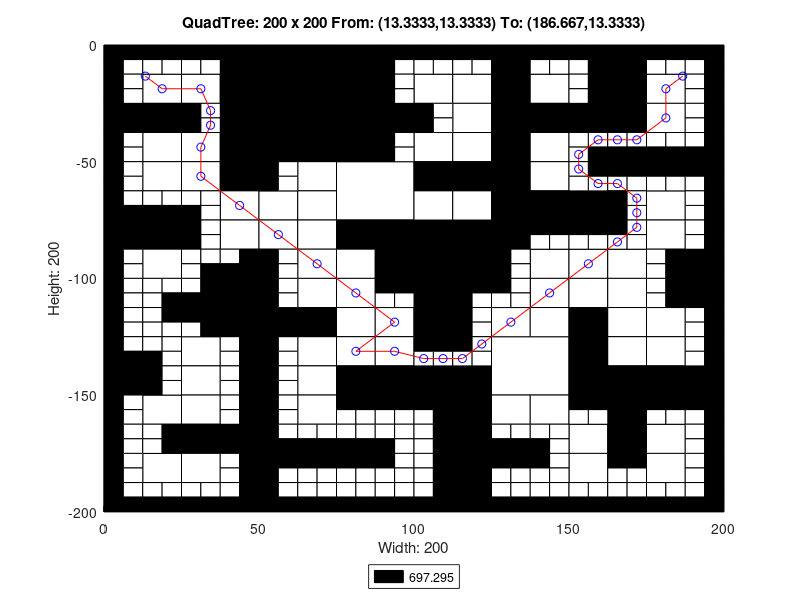

Source code (MATLAB):
axis([0 200 -200 0]);
title('QuadTree: 200 x 200 From: (13.3333,13.3333) To: (186.667,13.3333)');
xlabel('Width: 200');
ylabel('Height: 200');
rectangle('Position',[50 -25 25 25], 'FaceColor',[0 0 0]);
rectangle('Position',[50 -50 25 25], 'FaceColor',[0 0 0]);
rectangle('Position',[75 -75 25 25], 'FaceColor',[1 1 1]);
rectangle('Position',[100 -100 25 25], 'FaceColor',[0 0 0]);
rectangle('Position',[125 -150 25 25], 'FaceColor',[1 1 1]);
rectangle('Position',[12.5 -25 12.5 12.5], 'FaceColor',[1 1 1]);
rectangle('Position',[37.5 -12.5 12.5 12.5], 'FaceColor',[0 0 0]);
rectangle('Position',[25 -25 12.5 12.5], 'FaceColor',[1 1 1]);
rectangle('Position',[37.5 -25 12.5 12.5], 'FaceColor',[0 0 0]);
rectangle('Position',[0 -37.5 12.5 12.5], 'FaceColor',[0 0 0]);
rectangle('Position',[12.5 -37.5 12.5 12.5], 'FaceColor',[0 0 0]);
rectangle('Position',[12.5 -50 12.5 12.5], 'FaceColor',[1 1 1]);
rectangle('Position',[37.5 -37.5 12.5 12.5], 'FaceColor',[0 0 0]);
rectangle('Position',[25 -50 12.5 12.5], 'FaceColor',[1 1 1]);
rectangle('Position',[37.5 -50 12.5 12.5], 'FaceColor',[0 0 0]);
rectangle('Position',[75 -12.5 12.5 12.5], 'FaceColor',[0 0 0]);
rectangle('Position',[75 -25 12.5 12.5], 'FaceColor',[0 0 0]);
rectangle('Position',[75 -37.5 12.5 12.5], 'FaceColor',[0 0 0]);
rectangle('Position',[87.5 -37.5 12.5 12.5], 'FaceColor',[0 0 0]);
rectangle('Position',[75 -50 12.5 12.5], 'FaceColor',[0 0 0]);
rectangle('Position',[12.5 -62.5 12.5 12.5], 'FaceColor',[1 1 1]);
rectangle('Position',[25 -62.5 12.5 12.5], 'FaceColor',[1 1 1]);
rectangle('Position',[37.5 -62.5 12.5 12.5], 'FaceColor',[0 0 0]);
rectangle('Position',[37.5 -75 12.5 12.5], 'FaceColor',[1 1 1]);
rectangle('Position',[0 -87.5 12.5 12.5], 'FaceColor',[0 0 0]);
rectangle('Position',[12.5 -87.5 12.5 12.5], 'FaceColor',[0 0 0]);
rectangle('Position',[12.5 -100 12.5 12.5], 'FaceColor',[1 1 1]);
rectangle('Position',[37.5 -87.5 12.5 12.5], 'FaceColor',[1 1 1]);
rectangle('Position',[62.5 -62.5 12.5 12.5], 'FaceColor',[1 1 1]);
rectangle('Position',[50 -75 12.5 12.5], 'FaceColor',[1 1 1]);
rectangle('Position',[62.5 -75 12.5 12.5], 'FaceColor',[1 1 1]);
rectangle('Position',[50 -87.5 12.5 12.5], 'FaceColor',[1 1 1]);
rectangle('Position',[62.5 -87.5 12.5 12.5], 'FaceColor',[1 1 1]);
rectangle('Position',[62.5 -100 12.5 12.5], 'FaceColor',[1 1 1]);
rectangle('Position',[75 -87.5 12.5 12.5], 'FaceColor',[0 0 0]);
rectangle('Position',[87.5 -87.5 12.5 12.5], 'FaceColor',[0 0 0]);
rectangle('Position',[75 -100 12.5 12.5], 'FaceColor',[1 1 1]);
rectangle('Position',[87.5 -100 12.5 12.5], 'FaceColor',[0 0 0]);
rectangle('Position',[100 -25 12.5 12.5], 'FaceColor',[1 1 1]);
rectangle('Position',[112.5 -25 12.5 12.5], 'FaceColor',[1 1 1]);
rectangle('Position',[125 -12.5 12.5 12.5], 'FaceColor',[0 0 0]);
rectangle('Position',[125 -25 12.5 12.5], 'FaceColor',[0 0 0]);
rectangle('Position',[137.5 -25 12.5 12.5], 'FaceColor',[1 1 1]);
rectangle('Position',[112.5 -37.5 12.5 12.5], 'FaceColor',[1 1 1]);
rectangle('Position',[100 -50 12.5 12.5], 'FaceColor',[1 1 1]);
rectangle('Position',[112.5 -50 12.5 12.5], 'FaceColor',[1 1 1]);
rectangle('Position',[125 -37.5 12.5 12.5], 'FaceColor',[0 0 0]);
rectangle('Position',[137.5 -37.5 12.5 12.5], 'FaceColor',[0 0 0]);
rectangle('Position',[125 -50 12.5 12.5], 'FaceColor',[0 0 0]);
rectangle('Position',[137.5 -50 12.5 12.5], 'FaceColor',[1 1 1]);
rectangle('Position',[162.5 -12.5 12.5 12.5], 'FaceColor',[0 0 0]);
rectangle('Position',[162.5 -25 12.5 12.5], 'FaceColor',[0 0 0]);
rectangle('Position',[175 -25 12.5 12.5], 'FaceColor',[1 1 1]);
rectangle('Position',[150 -37.5 12.5 12.5], 'FaceColor',[0 0 0]);
rectangle('Position',[162.5 -37.5 12.5 12.5], 'FaceColor',[0 0 0]);
rectangle('Position',[175 -37.5 12.5 12.5], 'FaceColor',[1 1 1]);
rectangle('Position',[100 -62.5 12.5 12.5], 'FaceColor',[0 0 0]);
rectangle('Position',[112.5 -62.5 12.5 12.5], 'FaceColor',[0 0 0]);
rectangle('Position',[100 -75 12.5 12.5], 'FaceColor',[1 1 1]);
rectangle('Position',[112.5 -75 12.5 12.5], 'FaceColor',[1 1 1]);
rectangle('Position',[125 -62.5 12.5 12.5], 'FaceColor',[0 0 0]);
rectangle('Position',[137.5 -62.5 12.5 12.5], 'FaceColor',[1 1 1]);
rectangle('Position',[125 -75 12.5 12.5], 'FaceColor',[0 0 0]);
rectangle('Position',[137.5 -75 12.5 12.5], 'FaceColor',[0 0 0]);
rectangle('Position',[125 -87.5 12.5 12.5], 'FaceColor',[0 0 0]);
rectangle('Position',[137.5 -100 12.5 12.5], 'FaceColor',[1 1 1]);
rectangle('Position',[150 -75 12.5 12.5], 'FaceColor',[0 0 0]);
rectangle('Position',[175 -75 12.5 12.5], 'FaceColor',[1 1 1]);
rectangle('Position',[150 -100 12.5 12.5], 'FaceColor',[1 1 1]);
rectangle('Position',[162.5 -100 12.5 12.5], 'FaceColor',[1 1 1]);
rectangle('Position',[175 -87.5 12.5 12.5], 'FaceColor',[1 1 1]);
rectangle('Position',[187.5 -100 12.5 12.5], 'FaceColor',[0 0 0]);
rectangle('Position',[37.5 -112.5 12.5 12.5], 'FaceColor',[0 0 0]);
rectangle('Position',[37.5 -125 12.5 12.5], 'FaceColor',[0 0 0]);
rectangle('Position',[0 -150 12.5 12.5], 'FaceColor',[0 0 0]);
rectangle('Position',[25 -137.5 12.5 12.5], 'FaceColor',[1 1 1]);
rectangle('Position',[25 -150 12.5 12.5], 'FaceColor',[1 1 1]);
rectangle('Position',[62.5 -112.5 12.5 12.5], 'FaceColor',[1 1 1]);
rectangle('Position',[50 -125 12.5 12.5], 'FaceColor',[0 0 0]);
rectangle('Position',[62.5 -125 12.5 12.5], 'FaceColor',[0 0 0]);
rectangle('Position',[75 -112.5 12.5 12.5], 'FaceColor',[1 1 1]);
rectangle('Position',[75 -125 12.5 12.5], 'FaceColor',[1 1 1]);
rectangle('Position',[87.5 -125 12.5 12.5], 'FaceColor',[1 1 1]);
rectangle('Position',[62.5 -137.5 12.5 12.5], 'FaceColor',[1 1 1]);
rectangle('Position',[62.5 -150 12.5 12.5], 'FaceColor',[1 1 1]);
rectangle('Position',[75 -137.5 12.5 12.5], 'FaceColor',[1 1 1]);
rectangle('Position',[87.5 -137.5 12.5 12.5], 'FaceColor',[1 1 1]);
rectangle('Position',[75 -150 12.5 12.5], 'FaceColor',[0 0 0]);
rectangle('Position',[87.5 -150 12.5 12.5], 'FaceColor',[0 0 0]);
rectangle('Position',[12.5 -162.5 12.5 12.5], 'FaceColor',[1 1 1]);
rectangle('Position',[25 -162.5 12.5 12.5], 'FaceColor',[1 1 1]);
rectangle('Position',[25 -175 12.5 12.5], 'FaceColor',[0 0 0]);
rectangle('Position',[37.5 -175 12.5 12.5], 'FaceColor',[0 0 0]);
rectangle('Position',[12.5 -187.5 12.5 12.5], 'FaceColor',[1 1 1]);
rectangle('Position',[25 -187.5 12.5 12.5], 'FaceColor',[1 1 1]);
rectangle('Position',[62.5 -162.5 12.5 12.5], 'FaceColor',[1 1 1]);
rectangle('Position',[100 -112.5 12.5 12.5], 'FaceColor',[0 0 0]);
rectangle('Position',[100 -125 12.5 12.5], 'FaceColor',[0 0 0]);
rectangle('Position',[137.5 -112.5 12.5 12.5], 'FaceColor',[1 1 1]);
rectangle('Position',[125 -125 12.5 12.5], 'FaceColor',[1 1 1]);
rectangle('Position',[137.5 -125 12.5 12.5], 'FaceColor',[1 1 1]);
rectangle('Position',[100 -150 12.5 12.5], 'FaceColor',[0 0 0]);
rectangle('Position',[112.5 -150 12.5 12.5], 'FaceColor',[0 0 0]);
rectangle('Position',[150 -112.5 12.5 12.5], 'FaceColor',[1 1 1]);
rectangle('Position',[162.5 -112.5 12.5 12.5], 'FaceColor',[1 1 1]);
rectangle('Position',[150 -125 12.5 12.5], 'FaceColor',[0 0 0]);
rectangle('Position',[162.5 -125 12.5 12.5], 'FaceColor',[1 1 1]);
rectangle('Position',[187.5 -112.5 12.5 12.5], 'FaceColor',[0 0 0]);
rectangle('Position',[175 -125 12.5 12.5], 'FaceColor',[1 1 1]);
rectangle('Position',[150 -137.5 12.5 12.5], 'FaceColor',[0 0 0]);
rectangle('Position',[162.5 -137.5 12.5 12.5], 'FaceColor',[1 1 1]);
rectangle('Position',[150 -150 12.5 12.5], 'FaceColor',[0 0 0]);
rectangle('Position',[162.5 -150 12.5 12.5], 'FaceColor',[0 0 0]);
rectangle('Position',[175 -137.5 12.5 12.5], 'FaceColor',[1 1 1]);
rectangle('Position',[175 -150 12.5 12.5], 'FaceColor',[0 0 0]);
rectangle('Position',[187.5 -150 12.5 12.5], 'FaceColor',[0 0 0]);
rectangle('Position',[112.5 -162.5 12.5 12.5], 'FaceColor',[0 0 0]);
rectangle('Position',[112.5 -175 12.5 12.5], 'FaceColor',[0 0 0]);
rectangle('Position',[125 -162.5 12.5 12.5], 'FaceColor',[1 1 1]);
rectangle('Position',[137.5 -162.5 12.5 12.5], 'FaceColor',[1 1 1]);
rectangle('Position',[112.5 -187.5 12.5 12.5], 'FaceColor',[0 0 0]);
rectangle('Position',[112.5 -200 12.5 12.5], 'FaceColor',[0 0 0]);
rectangle('Position',[162.5 -162.5 12.5 12.5], 'FaceColor',[0 0 0]);
rectangle('Position',[150 -175 12.5 12.5], 'FaceColor',[1 1 1]);
rectangle('Position',[162.5 -175 12.5 12.5], 'FaceColor',[0 0 0]);
rectangle('Position',[175 -175 12.5 12.5], 'FaceColor',[1 1 1]);
rectangle('Position',[150 -187.5 12.5 12.5], 'FaceColor',[1 1 1]);
rectangle('Position',[175 -187.5 12.5 12.5], 'FaceColor',[1 1 1]);
rectangle('Position',[0 -6.25 6.25 6.25], 'FaceColor',[0 0 0]);
rectangle('Position',[6.25 -6.25 6.25 6.25], 'FaceColor',[0 0 0]);
rectangle('Position',[0 -12.5 6.25 6.25], 'FaceColor',[0 0 0]);
rectangle('Position',[6.25 -12.5 6.25 6.25], 'FaceColor',[1 1 1]);
rectangle('Position',[12.5 -6.25 6.25 6.25], 'FaceColor',[0 0 0]);
rectangle('Position',[18.75 -6.25 6.25 6.25], 'FaceColor',[0 0 0]);
rectangle('Position',[12.5 -12.5 6.25 6.25], 'FaceColor',[1 1 1]);
rectangle('Position',[18.75 -12.5 6.25 6.25], 'FaceColor',[1 1 1]);
rectangle('Position',[0 -18.75 6.25 6.25], 'FaceColor',[0 0 0]);
rectangle('Position',[6.25 -18.75 6.25 6.25], 'FaceColor',[1 1 1]);
rectangle('Position',[0 -25 6.25 6.25], 'FaceColor',[0 0 0]);
rectangle('Position',[6.25 -25 6.25 6.25], 'FaceColor',[1 1 1]);
rectangle('Position',[25 -6.25 6.25 6.25], 'FaceColor',[0 0 0]);
rectangle('Position',[31.25 -6.25 6.25 6.25], 'FaceColor',[0 0 0]);
rectangle('Position',[25 -12.5 6.25 6.25], 'FaceColor',[1 1 1]);
rectangle('Position',[31.25 -12.5 6.25 6.25], 'FaceColor',[1 1 1]);
rectangle('Position',[0 -43.75 6.25 6.25], 'FaceColor',[0 0 0]);
rectangle('Position',[6.25 -43.75 6.25 6.25], 'FaceColor',[1 1 1]);
rectangle('Position',[0 -50 6.25 6.25], 'FaceColor',[0 0 0]);
rectangle('Position',[6.25 -50 6.25 6.25], 'FaceColor',[1 1 1]);
rectangle('Position',[25 -31.25 6.25 6.25], 'FaceColor',[0 0 0]);
rectangle('Position',[31.25 -31.25 6.25 6.25], 'FaceColor',[1 1 1]);
rectangle('Position',[25 -37.5 6.25 6.25], 'FaceColor',[0 0 0]);
rectangle('Position',[31.25 -37.5 6.25 6.25], 'FaceColor',[1 1 1]);
rectangle('Position',[87.5 -6.25 6.25 6.25], 'FaceColor',[0 0 0]);
rectangle('Position',[93.75 -6.25 6.25 6.25], 'FaceColor',[0 0 0]);
rectangle('Position',[87.5 -12.5 6.25 6.25], 'FaceColor',[0 0 0]);
rectangle('Position',[93.75 -12.5 6.25 6.25], 'FaceColor',[1 1 1]);
rectangle('Position',[87.5 -18.75 6.25 6.25], 'FaceColor',[0 0 0]);
rectangle('Position',[93.75 -18.75 6.25 6.25], 'FaceColor',[1 1 1]);
rectangle('Position',[87.5 -25 6.25 6.25], 'FaceColor',[0 0 0]);
rectangle('Position',[93.75 -25 6.25 6.25], 'FaceColor',[1 1 1]);
rectangle('Position',[87.5 -43.75 6.25 6.25], 'FaceColor',[0 0 0]);
rectangle('Position',[93.75 -43.75 6.25 6.25], 'FaceColor',[1 1 1]);
rectangle('Position',[87.5 -50 6.25 6.25], 'FaceColor',[0 0 0]);
rectangle('Position',[93.75 -50 6.25 6.25], 'FaceColor',[1 1 1]);
rectangle('Position',[0 -56.25 6.25 6.25], 'FaceColor',[0 0 0]);
rectangle('Position',[6.25 -56.25 6.25 6.25], 'FaceColor',[1 1 1]);
rectangle('Position',[0 -62.5 6.25 6.25], 'FaceColor',[0 0 0]);
rectangle('Position',[6.25 -62.5 6.25 6.25], 'FaceColor',[1 1 1]);
rectangle('Position',[0 -68.75 6.25 6.25], 'FaceColor',[0 0 0]);
rectangle('Position',[6.25 -68.75 6.25 6.25], 'FaceColor',[1 1 1]);
rectangle('Position',[0 -75 6.25 6.25], 'FaceColor',[0 0 0]);
rectangle('Position',[6.25 -75 6.25 6.25], 'FaceColor',[0 0 0]);
rectangle('Position',[12.5 -68.75 6.25 6.25], 'FaceColor',[1 1 1]);
rectangle('Position',[18.75 -68.75 6.25 6.25], 'FaceColor',[1 1 1]);
rectangle('Position',[12.5 -75 6.25 6.25], 'FaceColor',[0 0 0]);
rectangle('Position',[18.75 -75 6.25 6.25], 'FaceColor',[0 0 0]);
rectangle('Position',[25 -68.75 6.25 6.25], 'FaceColor',[1 1 1]);
rectangle('Position',[31.25 -68.75 6.25 6.25], 'FaceColor',[1 1 1]);
rectangle('Position',[25 -75 6.25 6.25], 'FaceColor',[0 0 0]);
rectangle('Position',[31.25 -75 6.25 6.25], 'FaceColor',[1 1 1]);
rectangle('Position',[0 -93.75 6.25 6.25], 'FaceColor',[0 0 0]);
rectangle('Position',[6.25 -93.75 6.25 6.25], 'FaceColor',[1 1 1]);
rectangle('Position',[0 -100 6.25 6.25], 'FaceColor',[0 0 0]);
rectangle('Position',[6.25 -100 6.25 6.25], 'FaceColor',[1 1 1]);
rectangle('Position',[25 -81.25 6.25 6.25], 'FaceColor',[0 0 0]);
rectangle('Position',[31.25 -81.25 6.25 6.25], 'FaceColor',[1 1 1]);
rectangle('Position',[25 -87.5 6.25 6.25], 'FaceColor',[0 0 0]);
rectangle('Position',[31.25 -87.5 6.25 6.25], 'FaceColor',[1 1 1]);
rectangle('Position',[25 -93.75 6.25 6.25], 'FaceColor',[1 1 1]);
rectangle('Position',[31.25 -93.75 6.25 6.25], 'FaceColor',[1 1 1]);
rectangle('Position',[25 -100 6.25 6.25], 'FaceColor',[1 1 1]);
rectangle('Position',[31.25 -100 6.25 6.25], 'FaceColor',[0 0 0]);
rectangle('Position',[37.5 -93.75 6.25 6.25], 'FaceColor',[1 1 1]);
rectangle('Position',[43.75 -93.75 6.25 6.25], 'FaceColor',[0 0 0]);
rectangle('Position',[37.5 -100 6.25 6.25], 'FaceColor',[0 0 0]);
rectangle('Position',[43.75 -100 6.25 6.25], 'FaceColor',[0 0 0]);
rectangle('Position',[50 -56.25 6.25 6.25], 'FaceColor',[0 0 0]);
rectangle('Position',[56.25 -56.25 6.25 6.25], 'FaceColor',[1 1 1]);
rectangle('Position',[50 -62.5 6.25 6.25], 'FaceColor',[0 0 0]);
rectangle('Position',[56.25 -62.5 6.25 6.25], 'FaceColor',[1 1 1]);
rectangle('Position',[50 -93.75 6.25 6.25], 'FaceColor',[0 0 0]);
rectangle('Position',[56.25 -93.75 6.25 6.25], 'FaceColor',[1 1 1]);
rectangle('Position',[50 -100 6.25 6.25], 'FaceColor',[0 0 0]);
rectangle('Position',[56.25 -100 6.25 6.25], 'FaceColor',[1 1 1]);
rectangle('Position',[100 -6.25 6.25 6.25], 'FaceColor',[0 0 0]);
rectangle('Position',[106.25 -6.25 6.25 6.25], 'FaceColor',[0 0 0]);
rectangle('Position',[100 -12.5 6.25 6.25], 'FaceColor',[1 1 1]);
rectangle('Position',[106.25 -12.5 6.25 6.25], 'FaceColor',[1 1 1]);
rectangle('Position',[112.5 -6.25 6.25 6.25], 'FaceColor',[0 0 0]);
rectangle('Position',[118.75 -6.25 6.25 6.25], 'FaceColor',[0 0 0]);
rectangle('Position',[112.5 -12.5 6.25 6.25], 'FaceColor',[1 1 1]);
rectangle('Position',[118.75 -12.5 6.25 6.25], 'FaceColor',[1 1 1]);
rectangle('Position',[137.5 -6.25 6.25 6.25], 'FaceColor',[0 0 0]);
rectangle('Position',[143.75 -6.25 6.25 6.25], 'FaceColor',[0 0 0]);
rectangle('Position',[137.5 -12.5 6.25 6.25], 'FaceColor',[1 1 1]);
rectangle('Position',[143.75 -12.5 6.25 6.25], 'FaceColor',[1 1 1]);
rectangle('Position',[100 -31.25 6.25 6.25], 'FaceColor',[0 0 0]);
rectangle('Position',[106.25 -31.25 6.25 6.25], 'FaceColor',[1 1 1]);
rectangle('Position',[100 -37.5 6.25 6.25], 'FaceColor',[0 0 0]);
rectangle('Position',[106.25 -37.5 6.25 6.25], 'FaceColor',[1 1 1]);
rectangle('Position',[150 -6.25 6.25 6.25], 'FaceColor',[0 0 0]);
rectangle('Position',[156.25 -6.25 6.25 6.25], 'FaceColor',[0 0 0]);
rectangle('Position',[150 -12.5 6.25 6.25], 'FaceColor',[1 1 1]);
rectangle('Position',[156.25 -12.5 6.25 6.25], 'FaceColor',[0 0 0]);
rectangle('Position',[150 -18.75 6.25 6.25], 'FaceColor',[1 1 1]);
rectangle('Position',[156.25 -18.75 6.25 6.25], 'FaceColor',[0 0 0]);
rectangle('Position',[150 -25 6.25 6.25], 'FaceColor',[1 1 1]);
rectangle('Position',[156.25 -25 6.25 6.25], 'FaceColor',[0 0 0]);
rectangle('Position',[175 -6.25 6.25 6.25], 'FaceColor',[0 0 0]);
rectangle('Position',[181.25 -6.25 6.25 6.25], 'FaceColor',[0 0 0]);
rectangle('Position',[175 -12.5 6.25 6.25], 'FaceColor',[1 1 1]);
rectangle('Position',[181.25 -12.5 6.25 6.25], 'FaceColor',[1 1 1]);
rectangle('Position',[187.5 -6.25 6.25 6.25], 'FaceColor',[0 0 0]);
rectangle('Position',[193.75 -6.25 6.25 6.25], 'FaceColor',[0 0 0]);
rectangle('Position',[187.5 -12.5 6.25 6.25], 'FaceColor',[1 1 1]);
rectangle('Position',[193.75 -12.5 6.25 6.25], 'FaceColor',[0 0 0]);
rectangle('Position',[187.5 -18.75 6.25 6.25], 'FaceColor',[1 1 1]);
rectangle('Position',[193.75 -18.75 6.25 6.25], 'FaceColor',[0 0 0]);
rectangle('Position',[187.5 -25 6.25 6.25], 'FaceColor',[1 1 1]);
rectangle('Position',[193.75 -25 6.25 6.25], 'FaceColor',[0 0 0]);
rectangle('Position',[150 -43.75 6.25 6.25], 'FaceColor',[1 1 1]);
rectangle('Position',[156.25 -43.75 6.25 6.25], 'FaceColor',[1 1 1]);
rectangle('Position',[150 -50 6.25 6.25], 'FaceColor',[1 1 1]);
rectangle('Position',[156.25 -50 6.25 6.25], 'FaceColor',[0 0 0]);
rectangle('Position',[162.5 -43.75 6.25 6.25], 'FaceColor',[1 1 1]);
rectangle('Position',[168.75 -43.75 6.25 6.25], 'FaceColor',[1 1 1]);
rectangle('Position',[162.5 -50 6.25 6.25], 'FaceColor',[0 0 0]);
rectangle('Position',[168.75 -50 6.25 6.25], 'FaceColor',[0 0 0]);
rectangle('Position',[187.5 -31.25 6.25 6.25], 'FaceColor',[1 1 1]);
rectangle('Position',[193.75 -31.25 6.25 6.25], 'FaceColor',[0 0 0]);
rectangle('Position',[187.5 -37.5 6.25 6.25], 'FaceColor',[1 1 1]);
rectangle('Position',[193.75 -37.5 6.25 6.25], 'FaceColor',[0 0 0]);
rectangle('Position',[175 -43.75 6.25 6.25], 'FaceColor',[1 1 1]);
rectangle('Position',[181.25 -43.75 6.25 6.25], 'FaceColor',[1 1 1]);
rectangle('Position',[175 -50 6.25 6.25], 'FaceColor',[0 0 0]);
rectangle('Position',[181.25 -50 6.25 6.25], 'FaceColor',[0 0 0]);
rectangle('Position',[187.5 -43.75 6.25 6.25], 'FaceColor',[1 1 1]);
rectangle('Position',[193.75 -43.75 6.25 6.25], 'FaceColor',[0 0 0]);
rectangle('Position',[187.5 -50 6.25 6.25], 'FaceColor',[0 0 0]);
rectangle('Position',[193.75 -50 6.25 6.25], 'FaceColor',[0 0 0]);
rectangle('Position',[137.5 -81.25 6.25 6.25], 'FaceColor',[0 0 0]);
rectangle('Position',[143.75 -81.25 6.25 6.25], 'FaceColor',[0 0 0]);
rectangle('Position',[137.5 -87.5 6.25 6.25], 'FaceColor',[1 1 1]);
rectangle('Position',[143.75 -87.5 6.25 6.25], 'FaceColor',[1 1 1]);
rectangle('Position',[125 -93.75 6.25 6.25], 'FaceColor',[0 0 0]);
rectangle('Position',[131.25 -93.75 6.25 6.25], 'FaceColor',[1 1 1]);
rectangle('Position',[125 -100 6.25 6.25], 'FaceColor',[0 0 0]);
rectangle('Position',[131.25 -100 6.25 6.25], 'FaceColor',[1 1 1]);
rectangle('Position',[150 -56.25 6.25 6.25], 'FaceColor',[1 1 1]);
rectangle('Position',[156.25 -56.25 6.25 6.25], 'FaceColor',[0 0 0]);
rectangle('Position',[150 -62.5 6.25 6.25], 'FaceColor',[1 1 1]);
rectangle('Position',[156.25 -62.5 6.25 6.25], 'FaceColor',[1 1 1]);
rectangle('Position',[162.5 -56.25 6.25 6.25], 'FaceColor',[0 0 0]);
rectangle('Position',[168.75 -56.25 6.25 6.25], 'FaceColor',[0 0 0]);
rectangle('Position',[162.5 -62.5 6.25 6.25], 'FaceColor',[1 1 1]);
rectangle('Position',[168.75 -62.5 6.25 6.25], 'FaceColor',[1 1 1]);
rectangle('Position',[162.5 -68.75 6.25 6.25], 'FaceColor',[0 0 0]);
rectangle('Position',[168.75 -68.75 6.25 6.25], 'FaceColor',[1 1 1]);
rectangle('Position',[162.5 -75 6.25 6.25], 'FaceColor',[0 0 0]);
rectangle('Position',[168.75 -75 6.25 6.25], 'FaceColor',[1 1 1]);
rectangle('Position',[175 -56.25 6.25 6.25], 'FaceColor',[0 0 0]);
rectangle('Position',[181.25 -56.25 6.25 6.25], 'FaceColor',[0 0 0]);
rectangle('Position',[175 -62.5 6.25 6.25], 'FaceColor',[1 1 1]);
rectangle('Position',[181.25 -62.5 6.25 6.25], 'FaceColor',[1 1 1]);
rectangle('Position',[187.5 -56.25 6.25 6.25], 'FaceColor',[0 0 0]);
rectangle('Position',[193.75 -56.25 6.25 6.25], 'FaceColor',[0 0 0]);
rectangle('Position',[187.5 -62.5 6.25 6.25], 'FaceColor',[1 1 1]);
rectangle('Position',[193.75 -62.5 6.25 6.25], 'FaceColor',[0 0 0]);
rectangle('Position',[187.5 -68.75 6.25 6.25], 'FaceColor',[1 1 1]);
rectangle('Position',[193.75 -68.75 6.25 6.25], 'FaceColor',[0 0 0]);
rectangle('Position',[187.5 -75 6.25 6.25], 'FaceColor',[1 1 1]);
rectangle('Position',[193.75 -75 6.25 6.25], 'FaceColor',[0 0 0]);
rectangle('Position',[150 -81.25 6.25 6.25], 'FaceColor',[0 0 0]);
rectangle('Position',[156.25 -81.25 6.25 6.25], 'FaceColor',[0 0 0]);
rectangle('Position',[150 -87.5 6.25 6.25], 'FaceColor',[1 1 1]);
rectangle('Position',[156.25 -87.5 6.25 6.25], 'FaceColor',[1 1 1]);
rectangle('Position',[162.5 -81.25 6.25 6.25], 'FaceColor',[0 0 0]);
rectangle('Position',[168.75 -81.25 6.25 6.25], 'FaceColor',[1 1 1]);
rectangle('Position',[162.5 -87.5 6.25 6.25], 'FaceColor',[1 1 1]);
rectangle('Position',[168.75 -87.5 6.25 6.25], 'FaceColor',[1 1 1]);
rectangle('Position',[187.5 -81.25 6.25 6.25], 'FaceColor',[1 1 1]);
rectangle('Position',[193.75 -81.25 6.25 6.25], 'FaceColor',[0 0 0]);
rectangle('Position',[187.5 -87.5 6.25 6.25], 'FaceColor',[1 1 1]);
rectangle('Position',[193.75 -87.5 6.25 6.25], 'FaceColor',[0 0 0]);
rectangle('Position',[175 -93.75 6.25 6.25], 'FaceColor',[1 1 1]);
rectangle('Position',[181.25 -93.75 6.25 6.25], 'FaceColor',[0 0 0]);
rectangle('Position',[175 -100 6.25 6.25], 'FaceColor',[1 1 1]);
rectangle('Position',[181.25 -100 6.25 6.25], 'FaceColor',[0 0 0]);
rectangle('Position',[0 -106.25 6.25 6.25], 'FaceColor',[0 0 0]);
rectangle('Position',[6.25 -106.25 6.25 6.25], 'FaceColor',[1 1 1]);
rectangle('Position',[0 -112.5 6.25 6.25], 'FaceColor',[0 0 0]);
rectangle('Position',[6.25 -112.5 6.25 6.25], 'FaceColor',[1 1 1]);
rectangle('Position',[12.5 -106.25 6.25 6.25], 'FaceColor',[1 1 1]);
rectangle('Position',[18.75 -106.25 6.25 6.25], 'FaceColor',[1 1 1]);
rectangle('Position',[12.5 -112.5 6.25 6.25], 'FaceColor',[1 1 1]);
rectangle('Position',[18.75 -112.5 6.25 6.25], 'FaceColor',[0 0 0]);
rectangle('Position',[0 -118.75 6.25 6.25], 'FaceColor',[0 0 0]);
rectangle('Position',[6.25 -118.75 6.25 6.25], 'FaceColor',[1 1 1]);
rectangle('Position',[0 -125 6.25 6.25], 'FaceColor',[0 0 0]);
rectangle('Position',[6.25 -125 6.25 6.25], 'FaceColor',[1 1 1]);
rectangle('Position',[12.5 -118.75 6.25 6.25], 'FaceColor',[1 1 1]);
rectangle('Position',[18.75 -118.75 6.25 6.25], 'FaceColor',[0 0 0]);
rectangle('Position',[12.5 -125 6.25 6.25], 'FaceColor',[1 1 1]);
rectangle('Position',[18.75 -125 6.25 6.25], 'FaceColor',[1 1 1]);
rectangle('Position',[25 -106.25 6.25 6.25], 'FaceColor',[1 1 1]);
rectangle('Position',[31.25 -106.25 6.25 6.25], 'FaceColor',[0 0 0]);
rectangle('Position',[25 -112.5 6.25 6.25], 'FaceColor',[0 0 0]);
rectangle('Position',[31.25 -112.5 6.25 6.25], 'FaceColor',[0 0 0]);
rectangle('Position',[25 -118.75 6.25 6.25], 'FaceColor',[0 0 0]);
rectangle('Position',[31.25 -118.75 6.25 6.25], 'FaceColor',[0 0 0]);
rectangle('Position',[25 -125 6.25 6.25], 'FaceColor',[1 1 1]);
rectangle('Position',[31.25 -125 6.25 6.25], 'FaceColor',[0 0 0]);
rectangle('Position',[0 -131.25 6.25 6.25], 'FaceColor',[0 0 0]);
rectangle('Position',[6.25 -131.25 6.25 6.25], 'FaceColor',[1 1 1]);
rectangle('Position',[0 -137.5 6.25 6.25], 'FaceColor',[0 0 0]);
rectangle('Position',[6.25 -137.5 6.25 6.25], 'FaceColor',[0 0 0]);
rectangle('Position',[12.5 -131.25 6.25 6.25], 'FaceColor',[1 1 1]);
rectangle('Position',[18.75 -131.25 6.25 6.25], 'FaceColor',[1 1 1]);
rectangle('Position',[12.5 -137.5 6.25 6.25], 'FaceColor',[0 0 0]);
rectangle('Position',[18.75 -137.5 6.25 6.25], 'FaceColor',[1 1 1]);
rectangle('Position',[12.5 -143.75 6.25 6.25], 'FaceColor',[0 0 0]);
rectangle('Position',[18.75 -143.75 6.25 6.25], 'FaceColor',[1 1 1]);
rectangle('Position',[12.5 -150 6.25 6.25], 'FaceColor',[0 0 0]);
rectangle('Position',[18.75 -150 6.25 6.25], 'FaceColor',[1 1 1]);
rectangle('Position',[37.5 -131.25 6.25 6.25], 'FaceColor',[1 1 1]);
rectangle('Position',[43.75 -131.25 6.25 6.25], 'FaceColor',[0 0 0]);
rectangle('Position',[37.5 -137.5 6.25 6.25], 'FaceColor',[1 1 1]);
rectangle('Position',[43.75 -137.5 6.25 6.25], 'FaceColor',[0 0 0]);
rectangle('Position',[37.5 -143.75 6.25 6.25], 'FaceColor',[1 1 1]);
rectangle('Position',[43.75 -143.75 6.25 6.25], 'FaceColor',[0 0 0]);
rectangle('Position',[37.5 -150 6.25 6.25], 'FaceColor',[1 1 1]);
rectangle('Position',[43.75 -150 6.25 6.25], 'FaceColor',[0 0 0]);
rectangle('Position',[50 -106.25 6.25 6.25], 'FaceColor',[0 0 0]);
rectangle('Position',[56.25 -106.25 6.25 6.25], 'FaceColor',[1 1 1]);
rectangle('Position',[50 -112.5 6.25 6.25], 'FaceColor',[0 0 0]);
rectangle('Position',[56.25 -112.5 6.25 6.25], 'FaceColor',[1 1 1]);
rectangle('Position',[87.5 -106.25 6.25 6.25], 'FaceColor',[0 0 0]);
rectangle('Position',[93.75 -106.25 6.25 6.25], 'FaceColor',[0 0 0]);
rectangle('Position',[87.5 -112.5 6.25 6.25], 'FaceColor',[1 1 1]);
rectangle('Position',[93.75 -112.5 6.25 6.25], 'FaceColor',[1 1 1]);
rectangle('Position',[50 -131.25 6.25 6.25], 'FaceColor',[0 0 0]);
rectangle('Position',[56.25 -131.25 6.25 6.25], 'FaceColor',[1 1 1]);
rectangle('Position',[50 -137.5 6.25 6.25], 'FaceColor',[0 0 0]);
rectangle('Position',[56.25 -137.5 6.25 6.25], 'FaceColor',[1 1 1]);
rectangle('Position',[50 -143.75 6.25 6.25], 'FaceColor',[0 0 0]);
rectangle('Position',[56.25 -143.75 6.25 6.25], 'FaceColor',[1 1 1]);
rectangle('Position',[50 -150 6.25 6.25], 'FaceColor',[0 0 0]);
rectangle('Position',[56.25 -150 6.25 6.25], 'FaceColor',[1 1 1]);
rectangle('Position',[0 -156.25 6.25 6.25], 'FaceColor',[0 0 0]);
rectangle('Position',[6.25 -156.25 6.25 6.25], 'FaceColor',[1 1 1]);
rectangle('Position',[0 -162.5 6.25 6.25], 'FaceColor',[0 0 0]);
rectangle('Position',[6.25 -162.5 6.25 6.25], 'FaceColor',[1 1 1]);
rectangle('Position',[0 -168.75 6.25 6.25], 'FaceColor',[0 0 0]);
rectangle('Position',[6.25 -168.75 6.25 6.25], 'FaceColor',[1 1 1]);
rectangle('Position',[0 -175 6.25 6.25], 'FaceColor',[0 0 0]);
rectangle('Position',[6.25 -175 6.25 6.25], 'FaceColor',[1 1 1]);
rectangle('Position',[12.5 -168.75 6.25 6.25], 'FaceColor',[1 1 1]);
rectangle('Position',[18.75 -168.75 6.25 6.25], 'FaceColor',[0 0 0]);
rectangle('Position',[12.5 -175 6.25 6.25], 'FaceColor',[1 1 1]);
rectangle('Position',[18.75 -175 6.25 6.25], 'FaceColor',[0 0 0]);
rectangle('Position',[37.5 -156.25 6.25 6.25], 'FaceColor',[1 1 1]);
rectangle('Position',[43.75 -156.25 6.25 6.25], 'FaceColor',[0 0 0]);
rectangle('Position',[37.5 -162.5 6.25 6.25], 'FaceColor',[1 1 1]);
rectangle('Position',[43.75 -162.5 6.25 6.25], 'FaceColor',[0 0 0]);
rectangle('Position',[0 -181.25 6.25 6.25], 'FaceColor',[0 0 0]);
rectangle('Position',[6.25 -181.25 6.25 6.25], 'FaceColor',[1 1 1]);
rectangle('Position',[0 -187.5 6.25 6.25], 'FaceColor',[0 0 0]);
rectangle('Position',[6.25 -187.5 6.25 6.25], 'FaceColor',[1 1 1]);
rectangle('Position',[0 -193.75 6.25 6.25], 'FaceColor',[0 0 0]);
rectangle('Position',[6.25 -193.75 6.25 6.25], 'FaceColor',[1 1 1]);
rectangle('Position',[0 -200 6.25 6.25], 'FaceColor',[0 0 0]);
rectangle('Position',[6.25 -200 6.25 6.25], 'FaceColor',[0 0 0]);
rectangle('Position',[12.5 -193.75 6.25 6.25], 'FaceColor',[1 1 1]);
rectangle('Position',[18.75 -193.75 6.25 6.25], 'FaceColor',[1 1 1]);
rectangle('Position',[12.5 -200 6.25 6.25], 'FaceColor',[0 0 0]);
rectangle('Position',[18.75 -200 6.25 6.25], 'FaceColor',[0 0 0]);
rectangle('Position',[37.5 -181.25 6.25 6.25], 'FaceColor',[1 1 1]);
rectangle('Position',[43.75 -181.25 6.25 6.25], 'FaceColor',[0 0 0]);
rectangle('Position',[37.5 -187.5 6.25 6.25], 'FaceColor',[1 1 1]);
rectangle('Position',[43.75 -187.5 6.25 6.25], 'FaceColor',[0 0 0]);
rectangle('Position',[25 -193.75 6.25 6.25], 'FaceColor',[1 1 1]);
rectangle('Position',[31.25 -193.75 6.25 6.25], 'FaceColor',[1 1 1]);
rectangle('Position',[25 -200 6.25 6.25], 'FaceColor',[0 0 0]);
rectangle('Position',[31.25 -200 6.25 6.25], 'FaceColor',[0 0 0]);
rectangle('Position',[37.5 -193.75 6.25 6.25], 'FaceColor',[1 1 1]);
rectangle('Position',[43.75 -193.75 6.25 6.25], 'FaceColor',[0 0 0]);
rectangle('Position',[37.5 -200 6.25 6.25], 'FaceColor',[0 0 0]);
rectangle('Position',[43.75 -200 6.25 6.25], 'FaceColor',[0 0 0]);
rectangle('Position',[50 -156.25 6.25 6.25], 'FaceColor',[0 0 0]);
rectangle('Position',[56.25 -156.25 6.25 6.25], 'FaceColor',[1 1 1]);
rectangle('Position',[50 -162.5 6.25 6.25], 'FaceColor',[0 0 0]);
rectangle('Position',[56.25 -162.5 6.25 6.25], 'FaceColor',[1 1 1]);
rectangle('Position',[50 -168.75 6.25 6.25], 'FaceColor',[0 0 0]);
rectangle('Position',[56.25 -168.75 6.25 6.25], 'FaceColor',[1 1 1]);
rectangle('Position',[50 -175 6.25 6.25], 'FaceColor',[0 0 0]);
rectangle('Position',[56.25 -175 6.25 6.25], 'FaceColor',[0 0 0]);
rectangle('Position',[62.5 -168.75 6.25 6.25], 'FaceColor',[1 1 1]);
rectangle('Position',[68.75 -168.75 6.25 6.25], 'FaceColor',[1 1 1]);
rectangle('Position',[62.5 -175 6.25 6.25], 'FaceColor',[0 0 0]);
rectangle('Position',[68.75 -175 6.25 6.25], 'FaceColor',[0 0 0]);
rectangle('Position',[75 -156.25 6.25 6.25], 'FaceColor',[0 0 0]);
rectangle('Position',[81.25 -156.25 6.25 6.25], 'FaceColor',[0 0 0]);
rectangle('Position',[75 -162.5 6.25 6.25], 'FaceColor',[1 1 1]);
rectangle('Position',[81.25 -162.5 6.25 6.25], 'FaceColor',[1 1 1]);
rectangle('Position',[87.5 -156.25 6.25 6.25], 'FaceColor',[0 0 0]);
rectangle('Position',[93.75 -156.25 6.25 6.25], 'FaceColor',[0 0 0]);
rectangle('Position',[87.5 -162.5 6.25 6.25], 'FaceColor',[1 1 1]);
rectangle('Position',[93.75 -162.5 6.25 6.25], 'FaceColor',[1 1 1]);
rectangle('Position',[75 -168.75 6.25 6.25], 'FaceColor',[1 1 1]);
rectangle('Position',[81.25 -168.75 6.25 6.25], 'FaceColor',[1 1 1]);
rectangle('Position',[75 -175 6.25 6.25], 'FaceColor',[0 0 0]);
rectangle('Position',[81.25 -175 6.25 6.25], 'FaceColor',[0 0 0]);
rectangle('Position',[87.5 -168.75 6.25 6.25], 'FaceColor',[1 1 1]);
rectangle('Position',[93.75 -168.75 6.25 6.25], 'FaceColor',[1 1 1]);
rectangle('Position',[87.5 -175 6.25 6.25], 'FaceColor',[0 0 0]);
rectangle('Position',[93.75 -175 6.25 6.25], 'FaceColor',[1 1 1]);
rectangle('Position',[50 -181.25 6.25 6.25], 'FaceColor',[0 0 0]);
rectangle('Position',[56.25 -181.25 6.25 6.25], 'FaceColor',[0 0 0]);
rectangle('Position',[50 -187.5 6.25 6.25], 'FaceColor',[0 0 0]);
rectangle('Position',[56.25 -187.5 6.25 6.25], 'FaceColor',[1 1 1]);
rectangle('Position',[62.5 -181.25 6.25 6.25], 'FaceColor',[0 0 0]);
rectangle('Position',[68.75 -181.25 6.25 6.25], 'FaceColor',[0 0 0]);
rectangle('Position',[62.5 -187.5 6.25 6.25], 'FaceColor',[1 1 1]);
rectangle('Position',[68.75 -187.5 6.25 6.25], 'FaceColor',[1 1 1]);
rectangle('Position',[50 -193.75 6.25 6.25], 'FaceColor',[0 0 0]);
rectangle('Position',[56.25 -193.75 6.25 6.25], 'FaceColor',[1 1 1]);
rectangle('Position',[50 -200 6.25 6.25], 'FaceColor',[0 0 0]);
rectangle('Position',[56.25 -200 6.25 6.25], 'FaceColor',[0 0 0]);
rectangle('Position',[62.5 -193.75 6.25 6.25], 'FaceColor',[1 1 1]);
rectangle('Position',[68.75 -193.75 6.25 6.25], 'FaceColor',[1 1 1]);
rectangle('Position',[62.5 -200 6.25 6.25], 'FaceColor',[0 0 0]);
rectangle('Position',[68.75 -200 6.25 6.25], 'FaceColor',[0 0 0]);
rectangle('Position',[75 -181.25 6.25 6.25], 'FaceColor',[0 0 0]);
rectangle('Position',[81.25 -181.25 6.25 6.25], 'FaceColor',[0 0 0]);
rectangle('Position',[75 -187.5 6.25 6.25], 'FaceColor',[1 1 1]);
rectangle('Position',[81.25 -187.5 6.25 6.25], 'FaceColor',[1 1 1]);
rectangle('Position',[87.5 -181.25 6.25 6.25], 'FaceColor',[0 0 0]);
rectangle('Position',[93.75 -181.25 6.25 6.25], 'FaceColor',[1 1 1]);
rectangle('Position',[87.5 -187.5 6.25 6.25], 'FaceColor',[1 1 1]);
rectangle('Position',[93.75 -187.5 6.25 6.25], 'FaceColor',[1 1 1]);
rectangle('Position',[75 -193.75 6.25 6.25], 'FaceColor',[1 1 1]);
rectangle('Position',[81.25 -193.75 6.25 6.25], 'FaceColor',[1 1 1]);
rectangle('Position',[75 -200 6.25 6.25], 'FaceColor',[0 0 0]);
rectangle('Position',[81.25 -200 6.25 6.25], 'FaceColor',[0 0 0]);
rectangle('Position',[87.5 -193.75 6.25 6.25], 'FaceColor',[1 1 1]);
rectangle('Position',[93.75 -193.75 6.25 6.25], 'FaceColor',[1 1 1]);
rectangle('Position',[87.5 -200 6.25 6.25], 'FaceColor',[0 0 0]);
rectangle('Position',[93.75 -200 6.25 6.25], 'FaceColor',[0 0 0]);
rectangle('Position',[112.5 -106.25 6.25 6.25], 'FaceColor',[0 0 0]);
rectangle('Position',[118.75 -106.25 6.25 6.25], 'FaceColor',[0 0 0]);
rectangle('Position',[112.5 -112.5 6.25 6.25], 'FaceColor',[0 0 0]);
rectangle('Position',[118.75 -112.5 6.25 6.25], 'FaceColor',[1 1 1]);
rectangle('Position',[112.5 -118.75 6.25 6.25], 'FaceColor',[0 0 0]);
rectangle('Position',[118.75 -118.75 6.25 6.25], 'FaceColor',[1 1 1]);
rectangle('Position',[112.5 -125 6.25 6.25], 'FaceColor',[0 0 0]);
rectangle('Position',[118.75 -125 6.25 6.25], 'FaceColor',[1 1 1]);
rectangle('Position',[125 -106.25 6.25 6.25], 'FaceColor',[0 0 0]);
rectangle('Position',[131.25 -106.25 6.25 6.25], 'FaceColor',[1 1 1]);
rectangle('Position',[125 -112.5 6.25 6.25], 'FaceColor',[1 1 1]);
rectangle('Position',[131.25 -112.5 6.25 6.25], 'FaceColor',[1 1 1]);
rectangle('Position',[100 -131.25 6.25 6.25], 'FaceColor',[0 0 0]);
rectangle('Position',[106.25 -131.25 6.25 6.25], 'FaceColor',[0 0 0]);
rectangle('Position',[100 -137.5 6.25 6.25], 'FaceColor',[1 1 1]);
rectangle('Position',[106.25 -137.5 6.25 6.25], 'FaceColor',[1 1 1]);
rectangle('Position',[112.5 -131.25 6.25 6.25], 'FaceColor',[0 0 0]);
rectangle('Position',[118.75 -131.25 6.25 6.25], 'FaceColor',[1 1 1]);
rectangle('Position',[112.5 -137.5 6.25 6.25], 'FaceColor',[1 1 1]);
rectangle('Position',[118.75 -137.5 6.25 6.25], 'FaceColor',[1 1 1]);
rectangle('Position',[175 -106.25 6.25 6.25], 'FaceColor',[1 1 1]);
rectangle('Position',[181.25 -106.25 6.25 6.25], 'FaceColor',[0 0 0]);
rectangle('Position',[175 -112.5 6.25 6.25], 'FaceColor',[1 1 1]);
rectangle('Position',[181.25 -112.5 6.25 6.25], 'FaceColor',[0 0 0]);
rectangle('Position',[187.5 -118.75 6.25 6.25], 'FaceColor',[1 1 1]);
rectangle('Position',[193.75 -118.75 6.25 6.25], 'FaceColor',[0 0 0]);
rectangle('Position',[187.5 -125 6.25 6.25], 'FaceColor',[1 1 1]);
rectangle('Position',[193.75 -125 6.25 6.25], 'FaceColor',[0 0 0]);
rectangle('Position',[187.5 -131.25 6.25 6.25], 'FaceColor',[1 1 1]);
rectangle('Position',[193.75 -131.25 6.25 6.25], 'FaceColor',[0 0 0]);
rectangle('Position',[187.5 -137.5 6.25 6.25], 'FaceColor',[1 1 1]);
rectangle('Position',[193.75 -137.5 6.25 6.25], 'FaceColor',[0 0 0]);
rectangle('Position',[100 -156.25 6.25 6.25], 'FaceColor',[0 0 0]);
rectangle('Position',[106.25 -156.25 6.25 6.25], 'FaceColor',[0 0 0]);
rectangle('Position',[100 -162.5 6.25 6.25], 'FaceColor',[1 1 1]);
rectangle('Position',[106.25 -162.5 6.25 6.25], 'FaceColor',[0 0 0]);
rectangle('Position',[100 -168.75 6.25 6.25], 'FaceColor',[1 1 1]);
rectangle('Position',[106.25 -168.75 6.25 6.25], 'FaceColor',[0 0 0]);
rectangle('Position',[100 -175 6.25 6.25], 'FaceColor',[1 1 1]);
rectangle('Position',[106.25 -175 6.25 6.25], 'FaceColor',[0 0 0]);
rectangle('Position',[125 -168.75 6.25 6.25], 'FaceColor',[1 1 1]);
rectangle('Position',[131.25 -168.75 6.25 6.25], 'FaceColor',[1 1 1]);
rectangle('Position',[125 -175 6.25 6.25], 'FaceColor',[0 0 0]);
rectangle('Position',[131.25 -175 6.25 6.25], 'FaceColor',[0 0 0]);
rectangle('Position',[137.5 -168.75 6.25 6.25], 'FaceColor',[1 1 1]);
rectangle('Position',[143.75 -168.75 6.25 6.25], 'FaceColor',[1 1 1]);
rectangle('Position',[137.5 -175 6.25 6.25], 'FaceColor',[0 0 0]);
rectangle('Position',[143.75 -175 6.25 6.25], 'FaceColor',[1 1 1]);
rectangle('Position',[100 -181.25 6.25 6.25], 'FaceColor',[1 1 1]);
rectangle('Position',[106.25 -181.25 6.25 6.25], 'FaceColor',[0 0 0]);
rectangle('Position',[100 -187.5 6.25 6.25], 'FaceColor',[1 1 1]);
rectangle('Position',[106.25 -187.5 6.25 6.25], 'FaceColor',[0 0 0]);
rectangle('Position',[100 -193.75 6.25 6.25], 'FaceColor',[1 1 1]);
rectangle('Position',[106.25 -193.75 6.25 6.25], 'FaceColor',[0 0 0]);
rectangle('Position',[100 -200 6.25 6.25], 'FaceColor',[0 0 0]);
rectangle('Position',[106.25 -200 6.25 6.25], 'FaceColor',[0 0 0]);
rectangle('Position',[125 -181.25 6.25 6.25], 'FaceColor',[0 0 0]);
rectangle('Position',[131.25 -181.25 6.25 6.25], 'FaceColor',[0 0 0]);
rectangle('Position',[125 -187.5 6.25 6.25], 'FaceColor',[1 1 1]);
rectangle('Position',[131.25 -187.5 6.25 6.25], 'FaceColor',[1 1 1]);
rectangle('Position',[137.5 -181.25 6.25 6.25], 'FaceColor',[0 0 0]);
rectangle('Position',[143.75 -181.25 6.25 6.25], 'FaceColor',[1 1 1]);
rectangle('Position',[137.5 -187.5 6.25 6.25], 'FaceColor',[1 1 1]);
rectangle('Position',[143.75 -187.5 6.25 6.25], 'FaceColor',[1 1 1]);
rectangle('Position',[125 -193.75 6.25 6.25], 'FaceColor',[1 1 1]);
rectangle('Position',[131.25 -193.75 6.25 6.25], 'FaceColor',[1 1 1]);
rectangle('Position',[125 -200 6.25 6.25], 'FaceColor',[0 0 0]);
rectangle('Position',[131.25 -200 6.25 6.25], 'FaceColor',[0 0 0]);
rectangle('Position',[137.5 -193.75 6.25 6.25], 'FaceColor',[1 1 1]);
rectangle('Position',[143.75 -193.75 6.25 6.25], 'FaceColor',[1 1 1]);
rectangle('Position',[137.5 -200 6.25 6.25], 'FaceColor',[0 0 0]);
rectangle('Position',[143.75 -200 6.25 6.25], 'FaceColor',[0 0 0]);
rectangle('Position',[150 -156.25 6.25 6.25], 'FaceColor',[0 0 0]);
rectangle('Position',[156.25 -156.25 6.25 6.25], 'FaceColor',[0 0 0]);
rectangle('Position',[150 -162.5 6.25 6.25], 'FaceColor',[1 1 1]);
rectangle('Position',[156.25 -162.5 6.25 6.25], 'FaceColor',[1 1 1]);
rectangle('Position',[175 -156.25 6.25 6.25], 'FaceColor',[0 0 0]);
rectangle('Position',[181.25 -156.25 6.25 6.25], 'FaceColor',[0 0 0]);
rectangle('Position',[175 -162.5 6.25 6.25], 'FaceColor',[1 1 1]);
rectangle('Position',[181.25 -162.5 6.25 6.25], 'FaceColor',[1 1 1]);
rectangle('Position',[187.5 -156.25 6.25 6.25], 'FaceColor',[0 0 0]);
rectangle('Position',[193.75 -156.25 6.25 6.25], 'FaceColor',[0 0 0]);
rectangle('Position',[187.5 -162.5 6.25 6.25], 'FaceColor',[1 1 1]);
rectangle('Position',[193.75 -162.5 6.25 6.25], 'FaceColor',[0 0 0]);
rectangle('Position',[187.5 -168.75 6.25 6.25], 'FaceColor',[1 1 1]);
rectangle('Position',[193.75 -168.75 6.25 6.25], 'FaceColor',[0 0 0]);
rectangle('Position',[187.5 -175 6.25 6.25], 'FaceColor',[1 1 1]);
rectangle('Position',[193.75 -175 6.25 6.25], 'FaceColor',[0 0 0]);
rectangle('Position',[162.5 -181.25 6.25 6.25], 'FaceColor',[0 0 0]);
rectangle('Position',[168.75 -181.25 6.25 6.25], 'FaceColor',[0 0 0]);
rectangle('Position',[162.5 -187.5 6.25 6.25], 'FaceColor',[1 1 1]);
rectangle('Position',[168.75 -187.5 6.25 6.25], 'FaceColor',[1 1 1]);
rectangle('Position',[150 -193.75 6.25 6.25], 'FaceColor',[1 1 1]);
rectangle('Position',[156.25 -193.75 6.25 6.25], 'FaceColor',[1 1 1]);
rectangle('Position',[150 -200 6.25 6.25], 'FaceColor',[0 0 0]);
rectangle('Position',[156.25 -200 6.25 6.25], 'FaceColor',[0 0 0]);
rectangle('Position',[162.5 -193.75 6.25 6.25], 'FaceColor',[1 1 1]);
rectangle('Position',[168.75 -193.75 6.25 6.25], 'FaceColor',[1 1 1]);
rectangle('Position',[162.5 -200 6.25 6.25], 'FaceColor',[0 0 0]);
rectangle('Position',[168.75 -200 6.25 6.25], 'FaceColor',[0 0 0]);
rectangle('Position',[187.5 -181.25 6.25 6.25], 'FaceColor',[1 1 1]);
rectangle('Position',[193.75 -181.25 6.25 6.25], 'FaceColor',[0 0 0]);
rectangle('Position',[187.5 -187.5 6.25 6.25], 'FaceColor',[1 1 1]);
rectangle('Position',[193.75 -187.5 6.25 6.25], 'FaceColor',[0 0 0]);
rectangle('Position',[175 -193.75 6.25 6.25], 'FaceColor',[1 1 1]);
rectangle('Position',[181.25 -193.75 6.25 6.25], 'FaceColor',[1 1 1]);
rectangle('Position',[175 -200 6.25 6.25], 'FaceColor',[0 0 0]);
rectangle('Position',[181.25 -200 6.25 6.25], 'FaceColor',[0 0 0]);
rectangle('Position',[187.5 -193.75 6.25 6.25], 'FaceColor',[1 1 1]);
rectangle('Position',[193.75 -193.75 6.25 6.25], 'FaceColor',[0 0 0]);
rectangle('Position',[187.5 -200 6.25 6.25], 'FaceColor',[0 0 0]);
rectangle('Position',[193.75 -200 6.25 6.25], 'FaceColor',[0 0 0]);
X=[186.667,181.25,181.25,171.875,165.625,159.375,153.125,153.125,159.375,165.625,171.875,171.875,171.875,165.625,156.25,143.75,131.25,121.875,115.625,109.375,103.125,93.75,81.25,93.75,81.25,68.75,56.25,43.75,31.25,31.25,34.375,34.375,31.25,18.75,13.3333];
Y=[-13.3333,-18.75,-31.25,-40.625,-40.625,-40.625,-46.875,-53.125,-59.375,-59.375,-65.625,-71.875,-78.125,-84.375,-93.75,-106.25,-118.75,-128.125,-134.375,-134.375,-134.375,-131.25,-131.25,-118.75,-106.25,-93.75,-81.25,-68.75,-56.25,-43.75,-34.375,-28.125,-18.75,-18.75,-13.3333];
hold on;
plot(X,Y,'r');
plot(X,Y,'bo');
legend('697.295','Location','southoutside');
